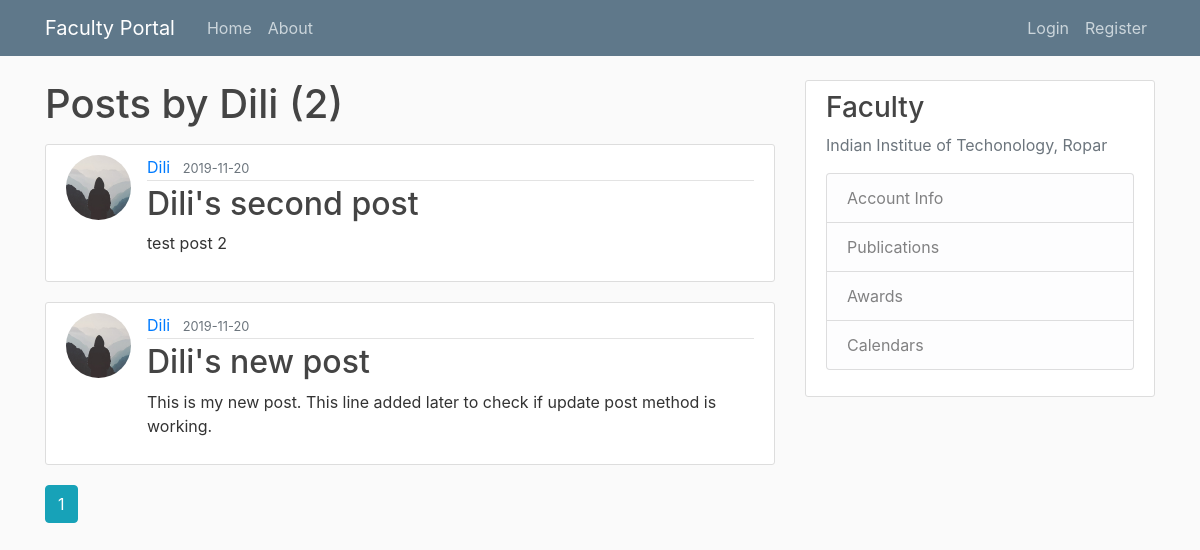
Screenshot of /user/Dili with the database file from the repository.
### facultyportal/models.py (models this page shows, shortened)
class User(db.Model, UserMixin):
    id = db.Column(db.Integer, primary_key=True)
    username = db.Column(db.String(20), unique=True, nullable=False)
    email = db.Column(db.String(120), unique=True, nullable=False)
    image_file = db.Column(db.String(20), nullable=False, default='default.jpg')
    password = db.Column(db.String(60), nullable=False)
    posts = db.relationship('Post', backref='author', lazy=True)

class Post(db.Model):
    id = db.Column(db.Integer, primary_key=True)
    title = db.Column(db.String(100), nullable=False)
    date_posted = db.Column(db.DateTime, nullable=False, default=datetime.utcnow)
    content = db.Column(db.Text, nullable=False)
    user_id= db.Column(db.Integer, db.ForeignKey('user.id'), nullable=False)

### facultyportal/users/routes.py (the view)
@users.route("/user/<string:username>")
def user_posts(username):
    page = request.args.get('page', 1, type=int)
    user = User.query.filter_by(username=username).first_or_404()
    posts = Post.query.filter_by(author=user)\
        .order_by(Post.date_posted.desc())\
        .paginate(page=page, per_page=5)
    return render_template("user_posts.html", posts=posts, user=user)

### facultyportal/templates/user_posts.html
{% extends "layout.html" %}
{% block content %}
<h1 class="mb-3">Posts by {{ user.username }} ({{ posts.total }}) </h1>
    {% for post in posts.items %}
        <article class="media content-section">
            <img class="rounded-circle article-img" src="{{ url_for('static', filename='profile_pics/' + post.author.image_file) }}">
            <div class="media-body">
                <div class="article-metadata">
                    <a class="mr-2" href="{{ url_for('users.user_posts', username=post.author.username) }}">{{ post.author.username }}</a>
                    <small class="text-muted">{{ post.date_posted.strftime('%Y-%m-%d') }}</small>
                </div>
                <h2><a class="article-title" href="{{ url_for('posts.post', post_id=post.id) }}">{{ post.title }}</a></h2>
                <p class="article-content">{{ post.content }}</p>
            </div>
        </article>
    {% endfor %}
    {% for page_num in posts.iter_pages(left_edge=1, right_edge=1, left_current=1, right_current=2) %}
        {% if page_num %}
            {% if posts.page == page_num %}
                <a class="btn btn-info mb-4" href="{{ url_for('users.user_posts', username=user.username, page=page_num) }}"> {{ page_num }} </a>
            {% else %}
            <a class="btn btn-outline-info mb-4" href="{{ url_for('users.user_posts', username=user.username, page=page_num) }}"> {{ page_num }} </a>
            {% endif %}
        {% else %}
            ...
        {% endif %}
    {% endfor %}
{% endblock content %}

### facultyportal/static/main.css (style rules this page uses)
body { background: #fafafa; color: #333333; margin-top: 5rem; }
h1, h2, h3, h4, h5, h6 { color: #444444; }
.content-section { background: #ffffff; padding: 10px 20px; border: 1px solid #dddddd; border-radius: 3px; margin-bottom: 20px; }
.article-title { color: #444444; }
.article-content { white-space: pre-line; }
.article-img { height: 65px; width: 65px; margin-right: 16px; }
.article-metadata { padding-bottom: 1px; margin-bottom: 4px; border-bottom: 1px solid #e3e3e3 }

### rows the page displays
User: username "Dili"
Post: image_file (placeholder picture), author.username "Dili", date_posted "2019-11-20", title "Dili's second post", content "test post 2"
Post: image_file (placeholder picture), author.username "Dili", date_posted "2019-11-20", title "Dili's new post", content "This is my new post. This line added later to check if update post method is working."

### other values shown
{{ posts.total }} "2"
{{ page_num }} "1"
